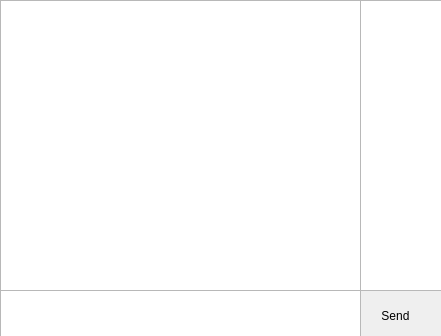
<?xml version="1.0" encoding="UTF-8"?>
<ui version="4.0">
 <class>ChatScreen</class>
 <widget class="QWidget" name="ChatScreen">
  <property name="geometry">
   <rect>
    <x>0</x>
    <y>0</y>
    <width>441</width>
    <height>336</height>
   </rect>
  </property>
  <property name="maximumSize">
   <size>
    <width>441</width>
    <height>336</height>
   </size>
  </property>
  <property name="windowTitle">
   <string>Form</string>
  </property>
  <widget class="QTextBrowser" name="msgshow">
   <property name="geometry">
    <rect>
     <x>0</x>
     <y>0</y>
     <width>361</width>
     <height>291</height>
    </rect>
   </property>
  </widget>
  <widget class="QTextBrowser" name="online">
   <property name="geometry">
    <rect>
     <x>360</x>
     <y>0</y>
     <width>91</width>
     <height>291</height>
    </rect>
   </property>
  </widget>
  <widget class="QTextEdit" name="msgsend">
   <property name="geometry">
    <rect>
     <x>0</x>
     <y>290</y>
     <width>361</width>
     <height>51</height>
    </rect>
   </property>
  </widget>
  <widget class="QPushButton" name="pushButton">
   <property name="geometry">
    <rect>
     <x>350</x>
     <y>290</y>
     <width>91</width>
     <height>51</height>
    </rect>
   </property>
   <property name="text">
    <string>Send</string>
   </property>
   <property name="autoDefault">
    <bool>true</bool>
   </property>
   <property name="default">
    <bool>true</bool>
   </property>
   <property name="flat">
    <bool>true</bool>
   </property>
  </widget>
 </widget>
 <resources/>
 <connections/>
</ui>
